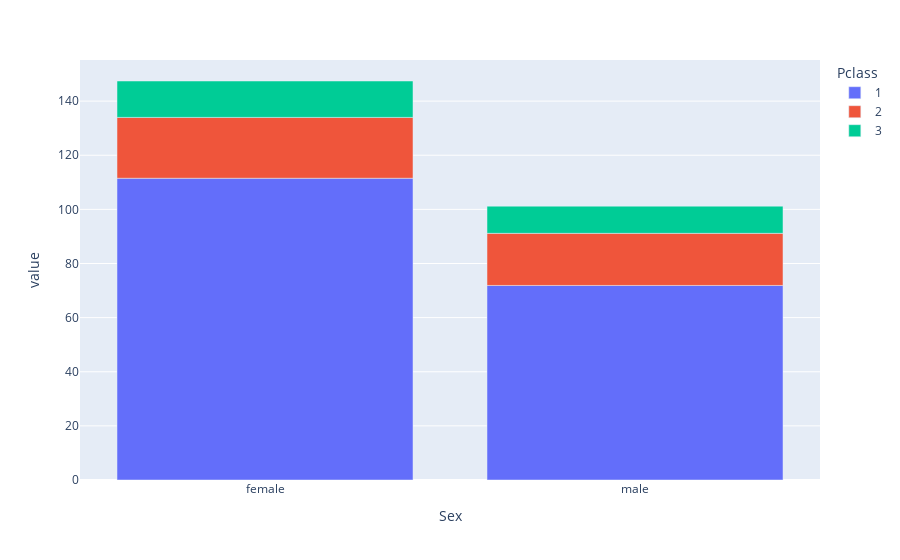

Notebook cell for this chart:
### Markdown cell above
In first class, women surprisingly cost more than men.

### Code cell
adultsFareBySex=entire_df[entire_df['Age']>18].groupby(['Sex', 'Pclass'])['Fare'].mean().unstack()
fig = px.bar(adultsFareBySex)
fig.show()

### Figure 1 — Plotly figure (JSON) as saved in the notebook; plotly's stock layout.template omitted (floating-point values rounded to 4 significant figures)
{"data": [{"alignmentgroup": "True", "hovertemplate": "Pclass=1<br>Sex=%{x}<br>value=%{y}<extra></extra>", "legendgroup": "1", "marker": {"color": "#636efa", "pattern": {"shape": ""}}, "name": "1", "offsetgroup": "1", "orientation": "v", "showlegend": true, "textposition": "auto", "type": "bar", "x": ["female", "male"], "xaxis": "x", "y": [111.5, 71.89], "yaxis": "y"}, {"alignmentgroup": "True", "hovertemplate": "Pclass=2<br>Sex=%{x}<br>value=%{y}<extra></extra>", "legendgroup": "2", "marker": {"color": "#EF553B", "pattern": {"shape": ""}}, "name": "2", "offsetgroup": "2", "orientation": "v", "showlegend": true, "textposition": "auto", "type": "bar", "x": ["female", "male"], "xaxis": "x", "y": [22.48, 19.25], "yaxis": "y"}, {"alignmentgroup": "True", "hovertemplate": "Pclass=3<br>Sex=%{x}<br>value=%{y}<extra></extra>", "legendgroup": "3", "marker": {"color": "#00cc96", "pattern": {"shape": ""}}, "name": "3", "offsetgroup": "3", "orientation": "v", "showlegend": true, "textposition": "auto", "type": "bar", "x": ["female", "male"], "xaxis": "x", "y": [13.45, 10.04], "yaxis": "y"}], "layout": {"barmode": "relative", "legend": {"title": {"text": "Pclass"}, "tracegroupgap": 0}, "margin": {"t": 60}, "xaxis": {"anchor": "y", "domain": [0, 1], "title": {"text": "Sex"}}, "yaxis": {"anchor": "x", "domain": [0, 1], "title": {"text": "value"}}}}
